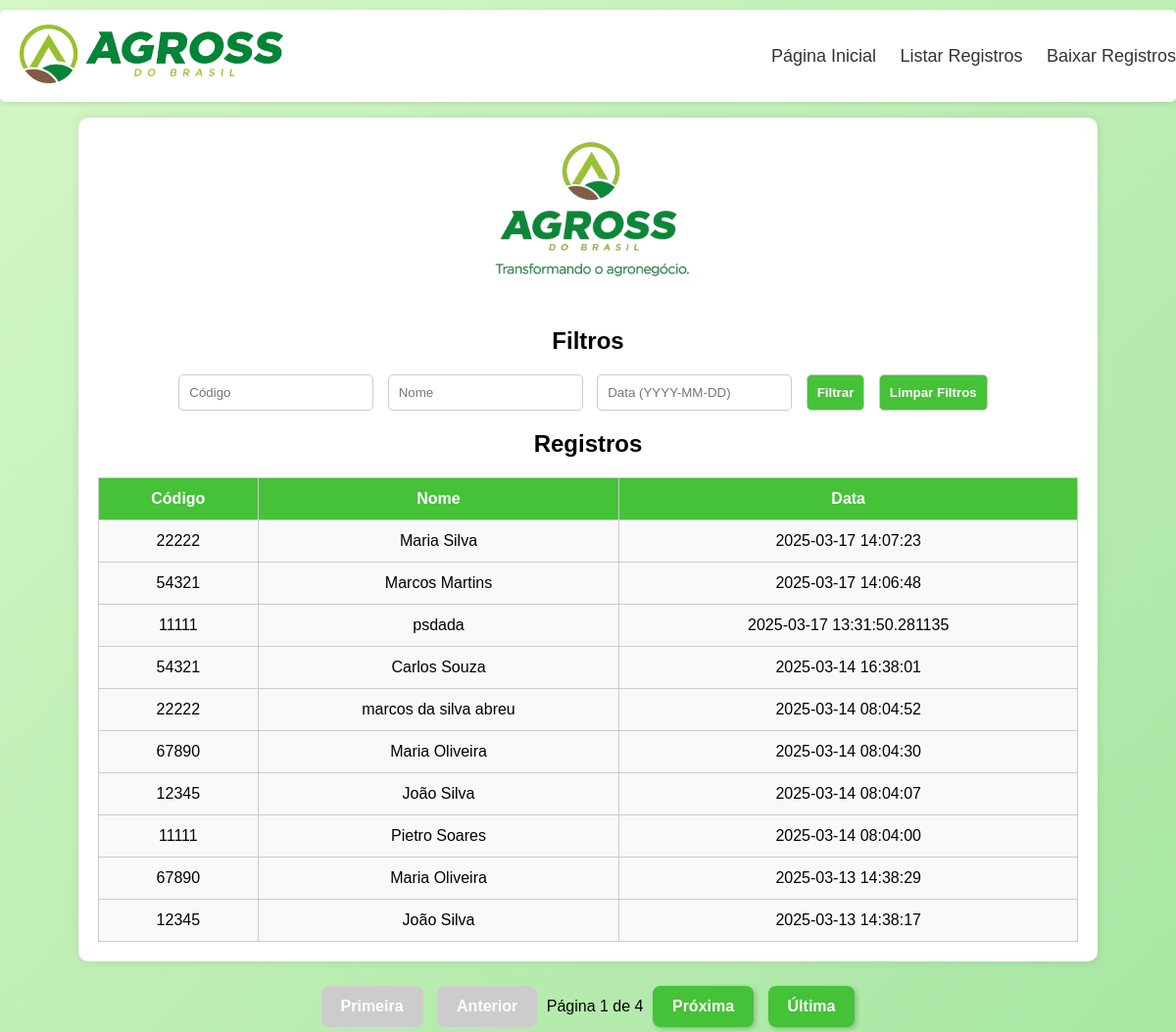
Page /registros on the earlier database version.
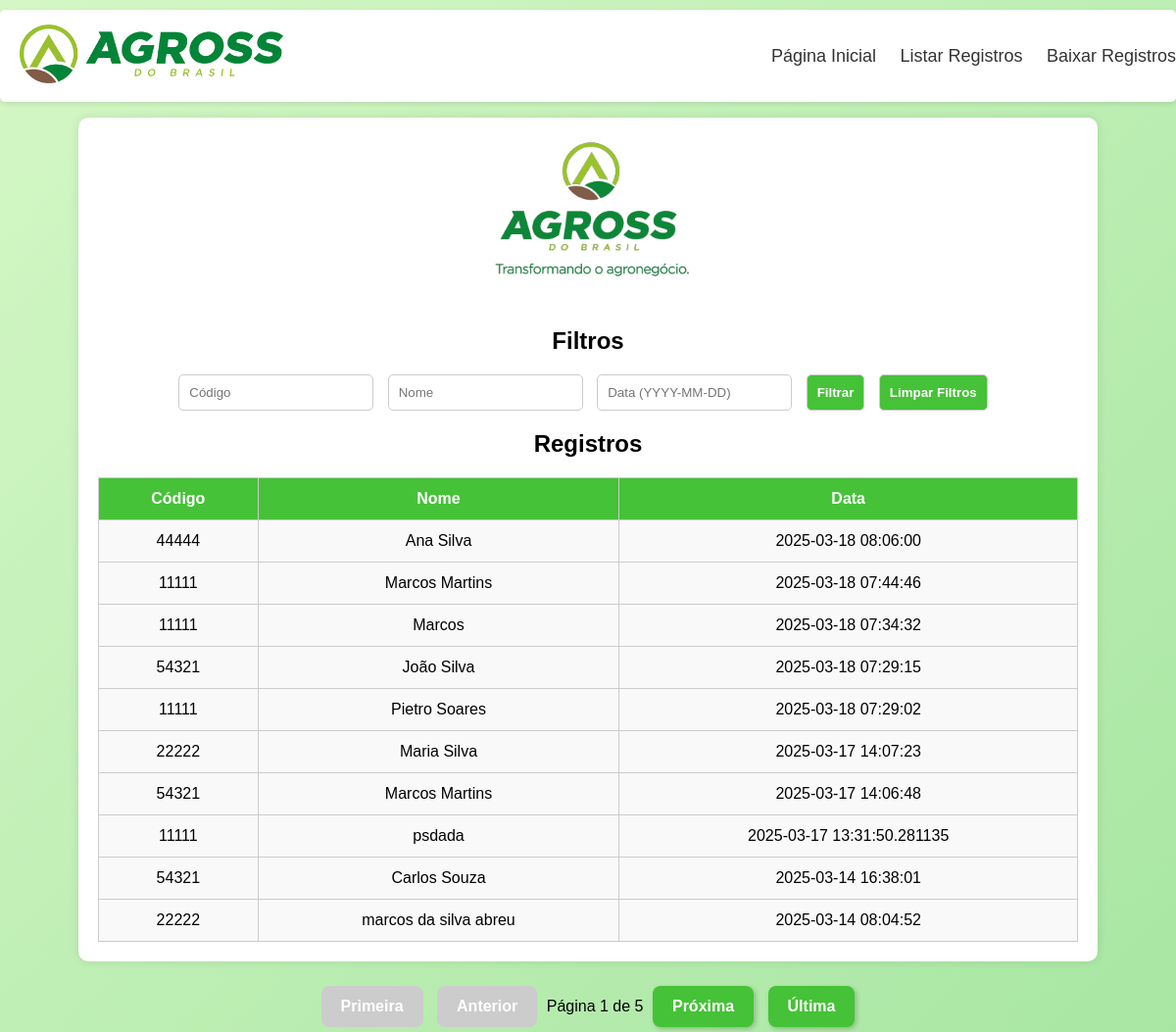
Same page on the later database version.
### models.py (models this page shows)
class Registro(db.Model):
    id = db.Column(db.Integer, primary_key=True)
    codigo = db.Column(db.String(50), nullable=False)
    nome = db.Column(db.String(100), nullable=False)
    data_hora = db.Column(db.DateTime, nullable=False)

### routes/registros.py (the view, shortened to what this page needs)
@registros_bp.route('/registros', methods=['GET'])
def registros():
    try:
        data_filtro = request.args.get('data')
        nome_filtro = request.args.get('nome')
        codigo_filtro = request.args.get('codigo')
        page = request.args.get('page', 1, type=int)
        per_page = 10  # Limite de registros por página
        query = Registro.query.order_by(Registro.data_hora.desc())
        if nome_filtro:
            query = query.filter(Registro.nome.ilike(f"%{nome_filtro}%"))
        if codigo_filtro:
            query = query.filter(Registro.codigo.ilike(f"%{codigo_filtro}%"))
        registros_paginados = query.paginate(page=page, per_page=per_page, error_out=False)
        return render_template(
            'consulta.html',
            registros=registros_paginados.items,  # Registros da página atual
            page=registros_paginados.page,        # Página atual
            total_pages=registros_paginados.pages,  # Total de páginas
            data_filtro=data_filtro,  # Passando filtro para a URL
            nome_filtro=nome_filtro,  # Passando filtro para a URL
            codigo_filtro=codigo_filtro  # Passando filtro para a URL
        )
    except Exception as e:
        return jsonify({"erro": str(e)}), 500

### templates/consulta.html (shortened to what this page needs)
<!DOCTYPE html>
<html lang="pt">
<head>
 <link rel="stylesheet" href="static/css/styleConsulta.css">
</head>
<body>
    <div class="nav">
        <div class="logo">
            <img src="{{ url_for('static', filename='logo2.png') }}" alt="Logo">
        </div>
        <div class="menu">
            <a href="/">Página Inicial</a>
            <a href="/registros">Listar Registros</a>
            <a href="/downloads">Baixar Registros</a>
        </div>
    </div>
    <div class="container">
        <img src="{{ url_for('static', filename='agrossLogo.png') }}" alt="Logo">
        <h2>Filtros</h2>
        <div class="filters">
            <form method="GET" action="/registros">
                <input type="text" name="codigo" placeholder="Código" value="{{ codigo }}" />
                <input type="text" name="nome" placeholder="Nome" value="{{ nome }}" />
                <input type="text" name="data" placeholder="Data (YYYY-MM-DD)" value="{{ data }}" />
                <button type="submit">Filtrar</button>
                <button type="reset" onclick="window.location.href='/registros';">Limpar Filtros</button>
            </form>
        </div>
        <h2>Registros</h2>
        <table>
            <thead>
                <tr>
                    <th>Código</th>
                    <th>Nome</th>
                    <th>Data</th>
                </tr>
            </thead>
            <tbody>
                {% for registro in registros %}
                <tr>
                    <td>{{ registro.codigo }}</td>
                    <td>{{ registro.nome }}</td>
                    <td>{{ registro.data_hora }}</td>
                </tr>
                {% else %}
                <tr>
                    <td colspan="3">Nenhum registro encontrado</td>
                </tr>
                {% endfor %}
            </tbody>
        </table>
    </div>
    <div class="pagination">
        {% if page > 1 %}
            <a href="{{ url_for('registros.registros', page=1, data=request.args.get('data', ''), nome=request.args.get('nome', ''), codigo=request.args.get('codigo', '')) }}">Primeira</a>
            <a href="{{ url_for('registros.registros', page=page-1, data=request.args.get('data', ''), nome=request.args.get('nome', ''), codigo=request.args.get('codigo', '')) }}">Anterior</a>
        {% else %}
            <a class="disabled">Primeira</a>
            <a class="disabled">Anterior</a>
        {% endif %}
        <span>Página {{ page }} de {{ total_pages }}</span>
        {% if page < total_pages %}
            <a href="{{ url_for('registros.registros', page=page+1, data=request.args.get('data', ''), nome=request.args.get('nome', ''), codigo=request.args.get('codigo', '')) }}">Próxima</a>
            <a href="{{ url_for('registros.registros', page=total_pages, data=request.args.get('data', ''), nome=request.args.get('nome', ''), codigo=request.args.get('codigo', '')) }}">Última</a>
        {% else %}
            <a class="disabled">Próxima</a>
            <a class="disabled">Última</a>
        {% endif %}
    </div>
</body>
</html>

### static/css/styleConsulta.css (style rules this page uses)
body { font-family: Arial, sans-serif; background: linear-gradient(135deg, #d4f7c5, #a8e6a3); margin: 0; padding: 0; text-align: center !important; }
.nav { background-color: #ffffff; padding: 15px 0; display: flex; align-items: center; justify-content: space-between; box-shadow: 0 2px 5px rgba(0, 0, 0, 0.1); border-radius: 5px; margin-top: 10px; position: fixed; width: 100%; top: 0; left: 0; z-index: 1000; }
.nav .logo img { max-height: 60px; margin-left: 20px; }
.nav .menu a { color: #333; text-decoration: none; margin-left: 20px; font-size: 18px; }
.container { background: white; padding: 20px; border-radius: 10px; box-shadow: 0px 0px 10px rgba(0, 0, 0, 0.1); max-width: 1000px; margin: 120px auto 0; }
.container img { max-height: 150px; margin-bottom: 20px; }
h2 { font-size: 24px; margin-bottom: 20px; }
.filters { margin-bottom: 20px; }
.filters input, .filters button { padding: 10px; margin-right: 10px; border-radius: 5px; border: 1px solid #ccc; }
.filters button { background-color: #45c237; color: white; cursor: pointer; font-weight: bold; }
table { width: 100%; border-collapse: collapse; margin-top: 20px; }
table, th, td { border: 1px solid #ccc; }
th, td { padding: 12px; text-align: center; }
th { background-color: #45c237; color: white; }
td { background-color: #f9f9f9; }
.pagination { text-align: center; margin-top: 20px; }
.pagination a { display: inline-block; padding: 12px 20px; margin: 5px; background-color: #45c237; color: white; text-decoration: none; border-radius: 8px; font-weight: bold; transition: background 0.3s, transform 0.2s; box-shadow: 2px 2px 5px rgba(0, 0, 0, 0.2); }
.pagination .disabled { background-color: #ccc; cursor: not-allowed; box-shadow: none; transform: none; }

Differences in the rows shown:
no longer on this page (row unchanged): Registro: codigo "67890", nome "Maria Oliveira", data_hora "2025-03-14 08:04:30"
no longer on this page (row unchanged): Registro: codigo "12345", nome "João Silva", data_hora "2025-03-14 08:04:07"
no longer on this page (row unchanged): Registro: codigo "11111", nome "Pietro Soares", data_hora "2025-03-14 08:04:00"
no longer on this page (row unchanged): Registro: codigo "67890", nome "Maria Oliveira", data_hora "2025-03-13 14:38:29"
no longer on this page (row unchanged): Registro: codigo "12345", nome "João Silva", data_hora "2025-03-13 14:38:17"
added Registro: codigo "44444", nome "Ana Silva", data_hora "2025-03-18 08:06:00"
added Registro: codigo "11111", nome "Marcos Martins", data_hora "2025-03-18 07:44:46"
added Registro: codigo "11111", nome "Marcos", data_hora "2025-03-18 07:34:32"
added Registro: codigo "54321", nome "João Silva", data_hora "2025-03-18 07:29:15"
added Registro: codigo "11111", nome "Pietro Soares", data_hora "2025-03-18 07:29:02"
Other differences:
{{ total_pages }}: "4" → "5"
